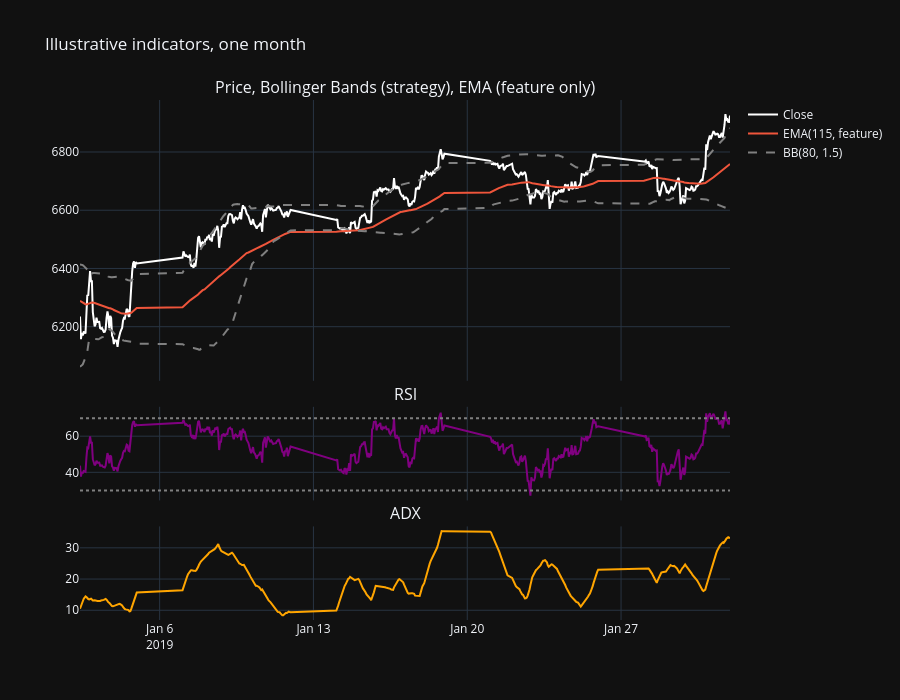

Write notebook code for a chart like this one.
### Markdown cell above
Illustrative view — real indicators on one month of data. Bollinger Bands use mid-grid parameters purely for display (optimization happens in section 6); the EMA is the one used by the `pct_above_ema` feature, and also gates entries as a trend filter when `USE_EMA_TREND_FILTER` is on (see §5).

### Code cell
illustration_start, illustration_end = "2019-01-01", "2019-02-01"
mask = (df_raw.index >= illustration_start) & (df_raw.index < illustration_end)

demo_ema = get_ema(df_raw["close"], EMA_FEATURE_PERIOD)
demo_bb_upper, demo_bb_mid, demo_bb_lower = get_bollinger_bands(df_raw["close"], 80, 1.5)
demo_rsi = get_rsi(df_raw["close"], RSI_PERIOD)
demo_adx = get_adx(df_raw["high"], df_raw["low"], df_raw["close"], ADX_PERIOD)

fig = make_subplots(rows=3, cols=1, shared_xaxes=True, row_heights=[0.6, 0.2, 0.2], vertical_spacing=0.05,
                     subplot_titles=("Price, Bollinger Bands (strategy), EMA (feature only)", "RSI", "ADX"))

fig.add_trace(go.Scatter(x=df_raw.index[mask], y=df_raw["close"][mask], name="Close",
                          line=dict(color="white", width=2)), row=1, col=1)
fig.add_trace(go.Scatter(x=df_raw.index[mask], y=demo_ema[mask], name=f"EMA({EMA_FEATURE_PERIOD}, feature)",
                          line=dict(width=2)), row=1, col=1)
fig.add_trace(go.Scatter(x=df_raw.index[mask], y=demo_bb_upper[mask], name="BB(80, 1.5)",
                          line=dict(color="gray", dash="dash", width=2)), row=1, col=1)
fig.add_trace(go.Scatter(x=df_raw.index[mask], y=demo_bb_lower[mask], showlegend=False,
                          line=dict(color="gray", dash="dash", width=2)), row=1, col=1)

fig.add_trace(go.Scatter(x=df_raw.index[mask], y=demo_rsi[mask], line=dict(color="purple", width=2),
                          showlegend=False), row=2, col=1)
fig.add_hline(y=70, line=dict(color="gray", dash="dot", width=2), row=2, col=1)
fig.add_hline(y=30, line=dict(color="gray", dash="dot", width=2), row=2, col=1)

fig.add_trace(go.Scatter(x=df_raw.index[mask], y=demo_adx[mask], line=dict(color="orange", width=2),
                          showlegend=False), row=3, col=1)

fig.update_layout(height=700, title="Illustrative indicators, one month")
fig.show()

### Figure 1 — Plotly figure (JSON) as saved in the notebook; plotly's stock layout.template omitted (floating-point values rounded to 4 significant figures; data arrays with more than 128 entries replaced by an {"elided": "..."} marker saying what was removed)
{"data": [{"line": {"color": "white", "width": 2}, "name": "Close", "type": "scatter", "x": {"elided": "495 str values"}, "xaxis": "x", "y": {"elided": "495 float values"}, "yaxis": "y"}, {"line": {"width": 2}, "name": "EMA(115, feature)", "type": "scatter", "x": {"elided": "495 str values"}, "xaxis": "x", "y": {"elided": "495 float values"}, "yaxis": "y"}, {"line": {"color": "gray", "dash": "dash", "width": 2}, "name": "BB(80, 1.5)", "type": "scatter", "x": {"elided": "495 str values"}, "xaxis": "x", "y": {"elided": "495 float values"}, "yaxis": "y"}, {"line": {"color": "gray", "dash": "dash", "width": 2}, "showlegend": false, "type": "scatter", "x": {"elided": "495 str values"}, "xaxis": "x", "y": {"elided": "495 float values"}, "yaxis": "y"}, {"line": {"color": "purple", "width": 2}, "showlegend": false, "type": "scatter", "x": {"elided": "495 str values"}, "xaxis": "x2", "y": {"elided": "495 float values"}, "yaxis": "y2"}, {"line": {"color": "orange", "width": 2}, "showlegend": false, "type": "scatter", "x": {"elided": "495 str values"}, "xaxis": "x3", "y": {"elided": "495 float values"}, "yaxis": "y3"}], "layout": {"annotations": [{"font": {"size": 16}, "showarrow": false, "text": "Price, Bollinger Bands (strategy), EMA (feature only)", "x": 0.5, "xanchor": "center", "xref": "paper", "y": 1, "yanchor": "bottom", "yref": "paper"}, {"font": {"size": 16}, "showarrow": false, "text": "RSI", "x": 0.5, "xanchor": "center", "xref": "paper", "y": 0.41, "yanchor": "bottom", "yref": "paper"}, {"font": {"size": 16}, "showarrow": false, "text": "ADX", "x": 0.5, "xanchor": "center", "xref": "paper", "y": 0.18, "yanchor": "bottom", "yref": "paper"}], "height": 700, "shapes": [{"line": {"color": "gray", "dash": "dot", "width": 2}, "type": "line", "x0": 0, "x1": 1, "xref": "x2 domain", "y0": 70, "y1": 70, "yref": "y2"}, {"line": {"color": "gray", "dash": "dot", "width": 2}, "type": "line", "x0": 0, "x1": 1, "xref": "x2 domain", "y0": 30, "y1": 30, "yref": "y2"}], "title": {"text": "Illustrative indicators, one month"}, "xaxis": {"anchor": "y", "domain": [0, 1], "matches": "x3", "showticklabels": false}, "xaxis2": {"anchor": "y2", "domain": [0, 1], "matches": "x3", "showticklabels": false}, "xaxis3": {"anchor": "y3", "domain": [0, 1]}, "yaxis": {"anchor": "x", "domain": [0.46, 1]}, "yaxis2": {"anchor": "x2", "domain": [0.23, 0.41]}, "yaxis3": {"anchor": "x3", "domain": [0, 0.18]}}}
